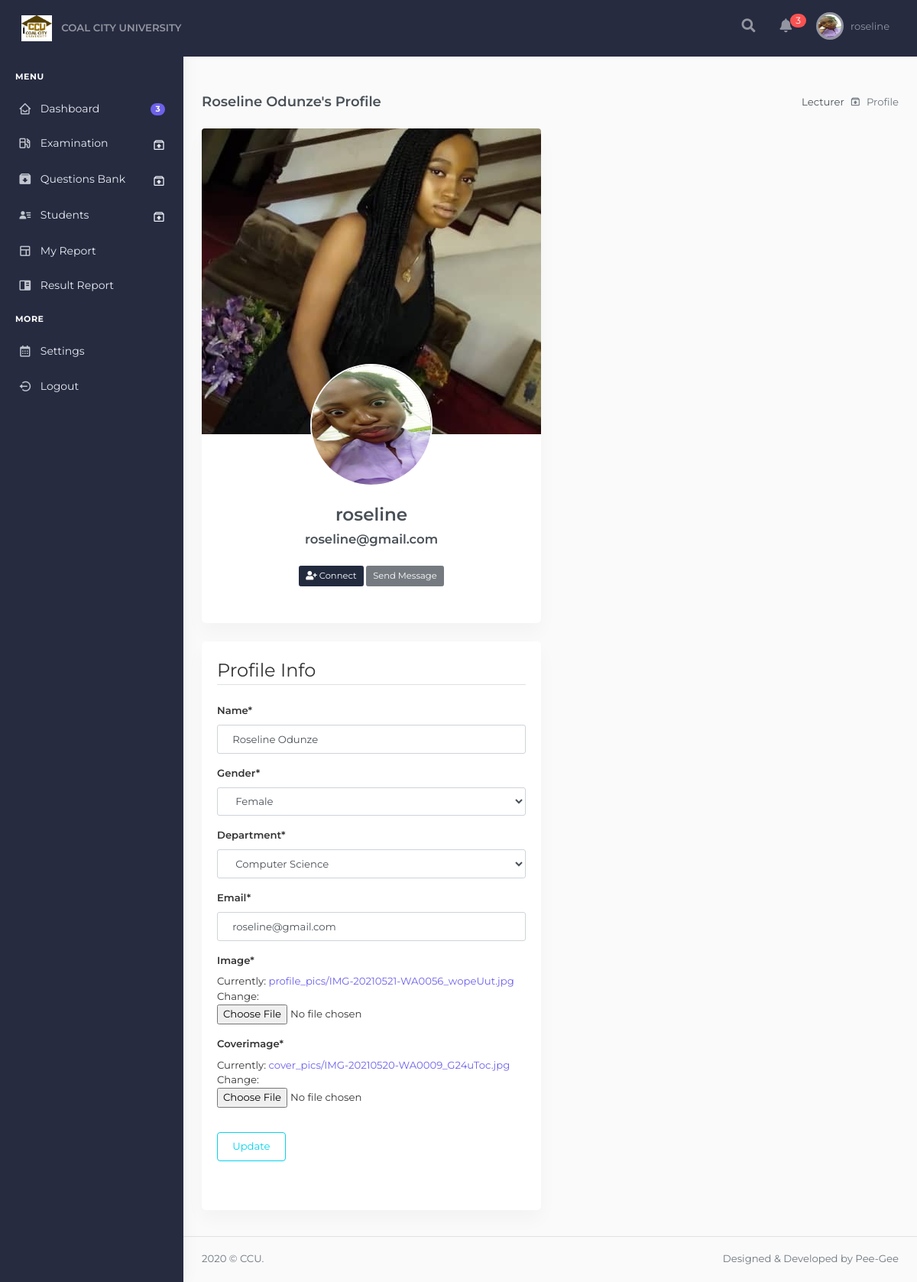
Before: /lecturer/profile/ (signed in) with the older database file.
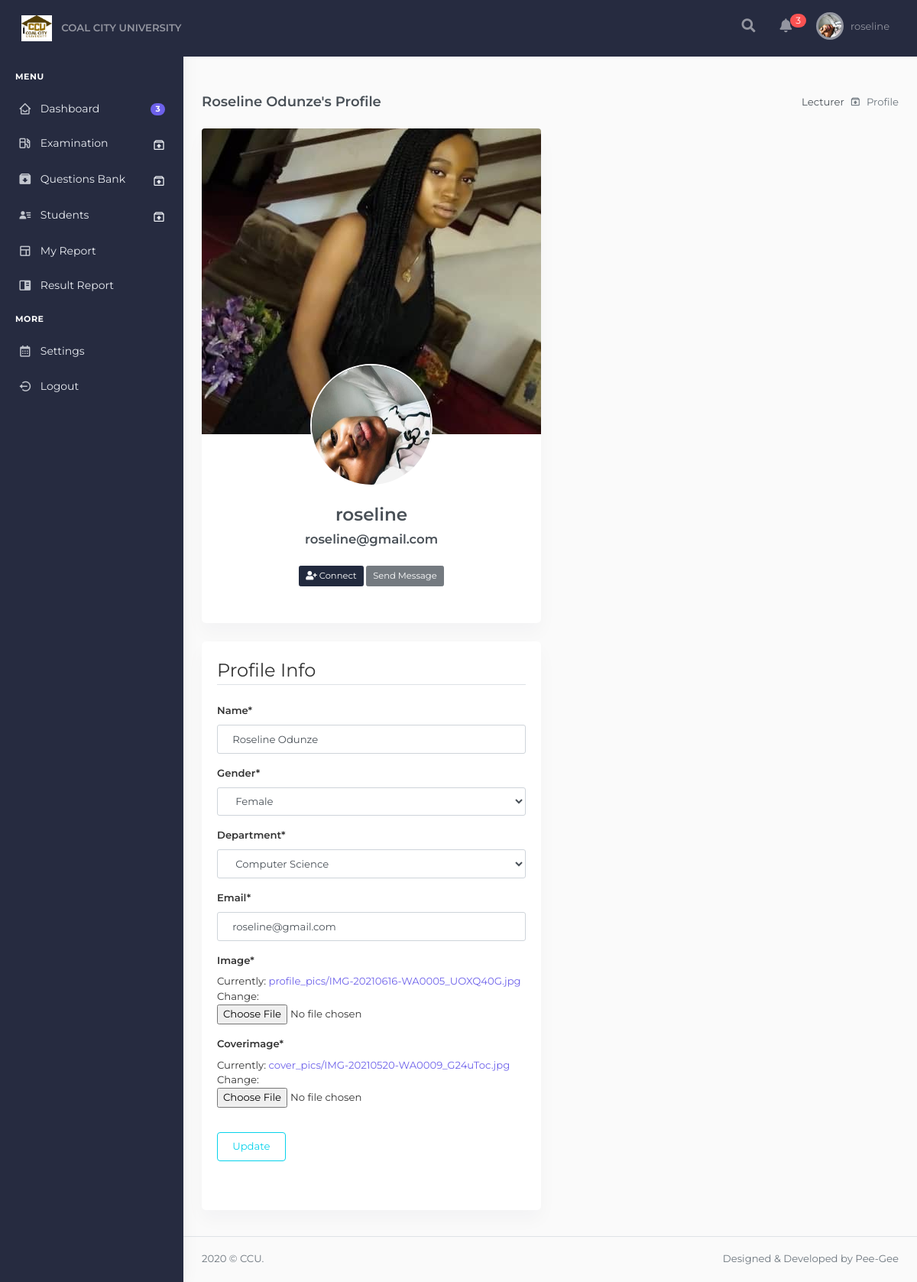
After: the same page with the newer database file.
### exam/models.py (models this page shows, shortened)
class Teacher(models.Model):
    id = models.AutoField(primary_key=True)
    name = models.CharField('Name', max_length=20)
    username = models.CharField(
        ('username'), max_length=150, unique=True, error_messages={'unique': ("A user with that username already exists."),
        },
    )
    sex = models.CharField('Gender', max_length=10, choices=SEX, default='Male')
    dept = models.CharField('Department', max_length=100, choices=DEPT, default=None)
    email = models.EmailField('Email', default=None)
    password1 = models.CharField('Password', max_length=20, default='000000')
    password2 = models.CharField('Password2', max_length=20, default='000000')
    objects = models.Manager()
    EMAIL_FIELD = 'email'
    USERNAME_FIELD = 'username'
    set_password = 'password'
    class Meta:
        db_table = 'teacher'
        verbose_name = 'Teacher'
        verbose_name_plural = verbose_name

### lecturers/models.py (models this page shows, shortened)
class Profile(models.Model):
    user = models.OneToOneField(Teacher, on_delete=models.CASCADE)
    image = models.ImageField(default='default.png', upload_to='profile_pics')
    coverimage = models.ImageField(default='default.png', upload_to='cover_pics')

### lecturers/views.py (the view)
# urls.py: path('profile/', views.profile, name='lecturer-profile'),
def profile(request):
    username = request.session['username']
    teacher = Teacher.objects.get(username=username)
    if request.method == 'POST':
        username = request.session['username']
        teacher = Teacher.objects.get(username=username)
        u_form = TeacherUpdateForm(request.POST, instance=teacher)
        p_form = ProfileUpdateForm(request.POST, request.FILES, instance=teacher.profile)
        if u_form.is_valid() and p_form.is_valid():
            u_form.save()
            p_form.save()
            messages.success(request, f'Your account has been updated!')
            return redirect('lecturer-profile')
    else:
        u_form = TeacherUpdateForm(instance=teacher)
        p_form = ProfileUpdateForm(instance=teacher.profile)
    context = {
        'u_form': u_form,
        'p_form': p_form,
        'teacher': teacher
    }
    return render(request, 'lecturers/profile.html', context)

### lecturers/forms.py
class TeacherUpdateForm(forms.ModelForm):
    email = forms.EmailField()
    class Meta:
        model = Teacher
        fields = [
            'name',
            'sex',
            'dept',
            'email',
        ]

class ProfileUpdateForm(forms.ModelForm):
    class Meta:
        model = Profile
        fields = [
            'image',
            'coverimage'
        ]

### lecturers/templates/lecturers/profile.html (shortened to what this page needs)
    {% extends "lecturers/base.html" %}
{% load crispy_forms_tags %}
    {% block content %}
            <div class="main-content">
                <div class="page-content">
                    <div class="container-fluid">
                        <div class="row">
                            <div class="col-12">
                                <div class="page-title-box d-flex align-items-center justify-content-between">
                                    <h4 class="mb-0 font-size-18">{{ teacher.name }}'s Profile</h4>
                                    <div class="page-title-right">
                                        <ol class="breadcrumb m-0">
                                            <li class="breadcrumb-item"><a href="javascript: void(0);">Lecturer</a></li>
                                            <li class="breadcrumb-item active">Profile</li>
                                        </ol>
                                    </div>
                                </div>
                            </div>
                        </div>
                        <div class="row">
                            <div class="col-xl-6">
                                <div class="card shadow-sm  p-0">
                                    <div class="cover-image rounded-top" data-image-src="{{ teacher.profile.coverimage.url }}"></div>
                                    <div class="card-body pb-5">
                                        <div class="text-center">
                                                <img src="{{ teacher.profile.image.url }}" class="img-fluid user-avatar large-avatar rounded-circle mx-auto mt-n7 mb-4" alt="{{teacher.username}}">
                                                <h4 class="h3">
                                            {{ teacher.username }}
                                            </h4>
                                            <h5 class="fw-normal mb-4">
                                            {{ teacher.email }}
                                            </h5>
                                            <a class="btn btn-sm btn-dark me-2" href="#"><span class="fas fa-user-plus me-1"></span> Connect</a>
                                            <a class="btn btn-sm btn-secondary" href="#">Send Message</a>
                                        </div>
                                    </div>
                                </div>
                                <div class="card shadow-sm p-0">
                                    <div class="card-body pb-5">
                                        <form method="POST" enctype="multipart/form-data">
                                            <fieldset class="form-group">
                                                <legend class="border-bottom mb-4">
                                                    Profile Info
                                                </legend>
                                                {{ u_form|crispy }}
                                                {{ p_form|crispy }}
                                            </fieldset>
                                            <div class="form-group">
                                                <button class="btn btn-outline-info" type="submit">Update</button>
                                            </div>
                                        </form>
                                    </div>
                                  </div>
                           </div>
                        </div>
                    </div>
                </div>
                <footer class="footer">
                    <div class="container-fluid">
                        <div class="row">
                            <div class="col-sm-6">
                                2020 © CCU.
                            </div>
                            <div class="col-sm-6">
                                <div class="text-sm-right d-none d-sm-block">
                                    Designed & Developed by Pee-Gee
                                </div>
                            </div>
                        </div>
                    </div>
                </footer>
            </div>
            {% endblock content %}

### lecturers/templates/lecturers/base.html (shortened to what this page needs)
{% load static %}
<!doctype html>
<html>
    <head>
        <link href="{% static 'exam/plugins/datatables/dataTables.bootstrap4.css' %}" rel="stylesheet" type="text/css" />
        <link href="{% static 'exam/plugins/datatables/responsive.bootstrap4.css' %}" rel="stylesheet" type="text/css" />
        <link href="{% static 'exam/plugins/datatables/buttons.bootstrap4.css' %}" rel="stylesheet" type="text/css" />
        <link href="{% static 'exam/plugins/datatables/select.bootstrap4.css' %}" rel="stylesheet" type="text/css" />
        <link href="{% static 'exam/plugins/fontawesome5/css/all.min.css' %}" rel="stylesheet" type="text/css" />
        <link href="https://unpkg.com/boxicons@2.0.7/css/boxicons.min.css" rel="stylesheet" type="text/css" />
        <link href="{% static 'exam/plugins/sweetalert2/sweetalert2.min.css' %}" rel="stylesheet" type="text/css">
        <link href="{% static 'exam/toastr.min.css' %}" rel="stylesheet" type="text/css" media="all"/>
        <link href="{% static 'exam/plugins/bootstrap.min.css' %}" rel="stylesheet" type="text/css" />
        <link href="{% static 'exam/style.css' %}" rel="stylesheet" type="text/css" />
        <link href="{% static 'exam/theme.min.css' %}" rel="stylesheet" type="text/css" />
    </head>
    <body>
        <nav class="navbar navbar-expand-lg navbar-dark sticky-top">
            <div class="container-fluid">
              <a class="navbar-brand" href="{% url 'lecturer_dashboard' %}">
                  <img src="{% static 'exam/images/logo.png' %}" width="40px"/> <span class="ml-2 text-white-50 h6">COAL CITY UNIVERSITY</span>
              </a>
              <div class="collapse navbar-collapse" id="navbarSupportedContent">
                <ul class="navbar-nav align-items-center justify-content-xl-center ml-auto">
                <li class="nav-item dropdown d-none d-sm-inline-block" data-toggle="tooltip" data-placement="bottom" title="Search">
                    <a class="nav-link navbar-link waves-effect" id="page-header-user-dropdown2" data-toggle="dropdown" aria-haspopup="true" aria-expanded="false"><i class="fa fa-search"></i></a>
                </li>
                <li class="nav-item dropdown d-inline-block" data-toggle="tooltip" data-placement="bottom" title="Notifications" >
                    <a class="nav-link navbar-link waves-effect" id="page-header-user-dropdown3" data-toggle="dropdown" aria-haspopup="true" aria-expanded="false" data-toggle="tooltip" data-placement="bottom">
                        <span class="icon icon-sm mx-3">
                            <i class="fa fa-bell"></i>
                            <span class="icon-badge unread-notifications">3</span>
                          </span>
                    </a>
                </li>
                    <li class="nav-item dropdown">
                        <a class="nav-link navbar-link waves-effect" href="javascript:void(0)" id="page-header-user-dropdown" data-toggle="dropdown" aria-haspopup="true" aria-expanded="false">
                            <img width="30px" class="rounded-circle header-profile-user" src="{{teacher.profile.image.url}}"  />
                            <span class="d-none d-sm-inline-block ml-1 font-size-13">{{teacher.username}}</span>
                        </a>
                    </li>
                </ul>
              </div>
            </div>
        </nav>
        <div id="layout-wrapper">
            <div class="vertical-menu">
              <div data-simplebar class="h-100">
                  <div class="navbar-brand-box">
                      <a href="index.html" class="logo">
                      </a>
                  </div>
                  <div id="sidebar-menu">
                      <ul class="metismenu list-unstyled" id="side-menu">
                          <li class="menu-title">Menu</li>
                          <li>
                              <a href="{% url 'lecturer_dashboard' %}" class="waves-effect"><i class="bx bx-home-smile"></i><span class="badge badge-pill badge-primary float-right">3</span><span>Dashboard</span></a>
                          </li>
                          <li>
                              <a href="javascript: void(0);" class="has-arrow waves-effect"><i class="bx bx-gas-pump"></i><span>Examination</span></a>
                          </li>
                          <li>
                              <a href="javascript: void(0);" class="has-arrow waves-effect"><i class="bx bxs-archive-in"></i><span>Questions Bank</span></a>
                          </li>
                          <li>
                              <a href="javascript: void(0);" class="has-arrow waves-effect"><i class="bx bxs-user-detail"></i><span>Students</span></a>
                          </li>
                          <li><a href="#" class="waves-effect"><i class="bx bx-layout"></i><span>My Report</span></a></li>
                          <li><a href="#" class="waves-effect"><i class="bx bxs-book-content"></i><span>Result Report</span></a></li>
                          <li class="menu-title">More</li>
                          <li><a href="{% url 'lecturer-setting' %}" class=" waves-effect"><i class="bx bx-calendar"></i><span>Settings</span></a></li>
                          <li>
                              <a href="{% url 'lecturer_logout' %}" class="waves-effect"><i class="bx bx-log-out-circle"></i><span>Logout</span></a>
                          </li>
                      </ul>
                  </div>
              </div>
            </div>
            {% block content %}
            {% endblock %}
        </div>
        {% load sweetify%}
    </body>
</html>

### exam/static/exam/style.css (style rules this page uses)
li a { color: red; }
ul { margin-left: 5px; padding-left: 15px; }
body { background: #fafafa; color: #333333; }

### lecturers/templates/lecturers/base.html (style rules this page uses)
.user-avatar { height: 2.5rem; width: 2.5rem; min-height: 2.5rem; min-width: 2.5rem; color: #ffffff; display: flex; justify-content: center; align-items: center; font-weight: 600; border-radius: 50%; margin-top: -7rem !important; }
.user-avatar.large-avatar { border: 2px solid #ffffff; height: 10rem; width: 10rem; min-height: 10rem; min-width: 10rem; }
.cover-image { width: 100%; height: 400px; background-repeat: no-repeat; background-position: center center; background-size: cover; }
.navbar, .vertical-menu { background: #262b40!important; }
#sidebar-menu ul li a { color: #eaedf2; }
.menu-title { color:#fff; }
.navbar-nav li a.navbar-link { font-size: 18px; }
.page-content { padding: calc(25px + 24px) calc(24px / 2) 70px calc(24px / 2); }
#sidebar-menu .has-arrow:after { content: "\e9b2"; font-family: "BoxIcons"; display: block; float: right; -webkit-transition: -webkit-transform 0.2s; transition: -webkit-transform 0.2s; transition: transform 0.2s; transition: transform 0.2s, -webkit-transform 0.2s; padding-top: 2px; font-size: 1rem; }
.breadcrumb-item+.breadcrumb-item::before { font-family: "BoxIcons"; }
.breadcrumb-item+.breadcrumb-item::before { display: inline-block; padding-right: .5rem; color: #6c757d; content: "\e9b2"; }
.icon { text-align: center; display: inline-flex; -moz-align-items: center; -ms-align-items: center; align-items: center; -moz-justify-content: center; -ms-justify-content: center; justify-content: center; -ms-flex-pack: center; }
.icon-badge { display: inline-block; position: absolute; top: -11px; right: 5px; width: auto; font-size: 12px; color:#fff; background-color: #FA5252; padding-right: .6em; padding-left: .6em; border-radius: 10rem; }
.unread-notifications { position: absolute; top: 5px; }
.btn:not(:disabled):not(.disabled) { cursor:pointer }

Changed rows visible on the page:
changed through a linked row, Teacher "roseline": profile.image: a different picture
Other visible differences:
text no longer shown: "Image * Currently: profile_pics/IMG-20210521-WA0056_wopeUut.jpg Change: Coverimage * Currently: cover_pics/IMG-20210520-WA0009_G24uToc.jpg Change:"
text now shown: "Image * Currently: profile_pics/IMG-20210616-WA0005_UOXQ40G.jpg Change: Coverimage * Currently: cover_pics/IMG-20210520-WA0009_G24uToc.jpg Change:"
